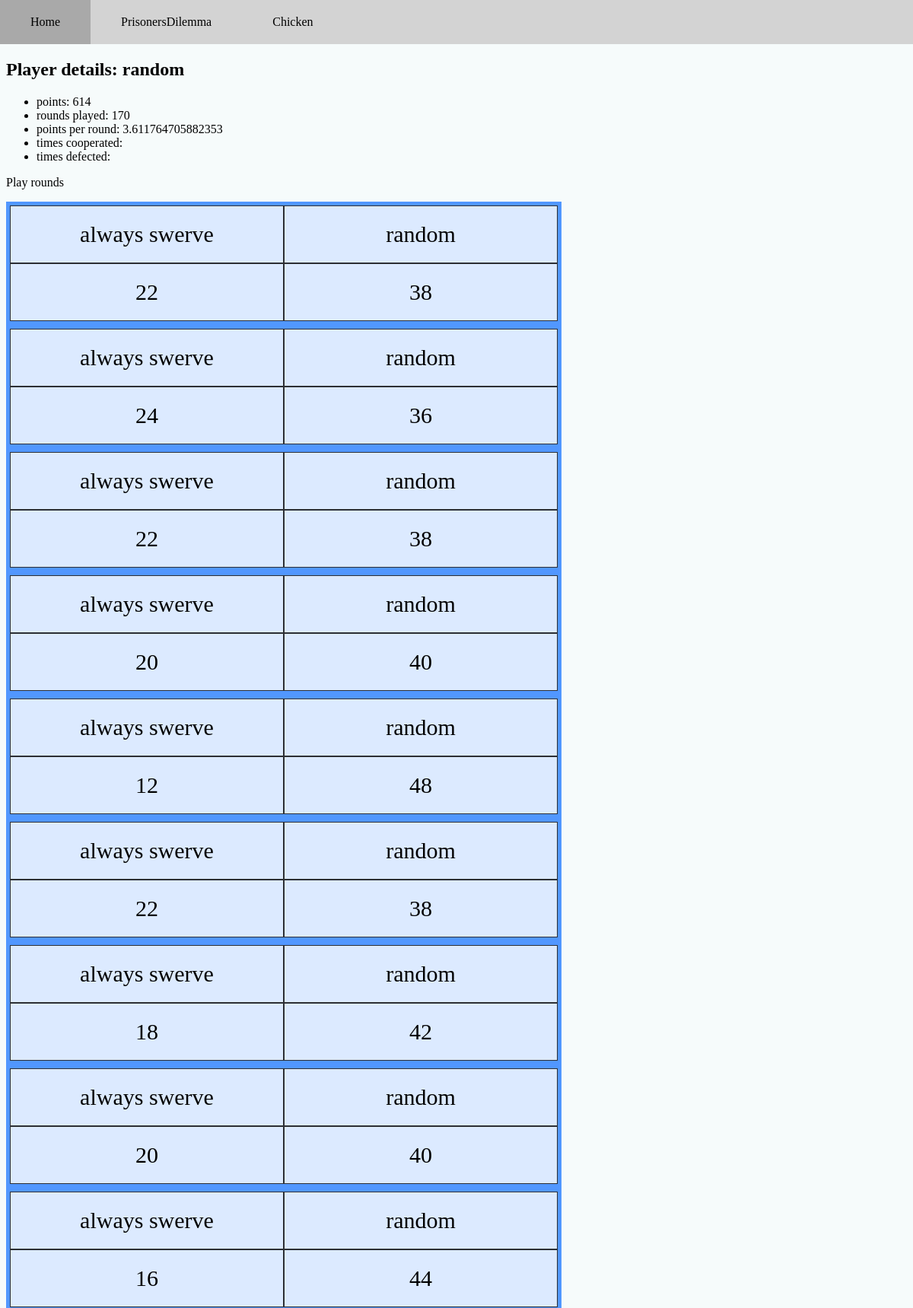
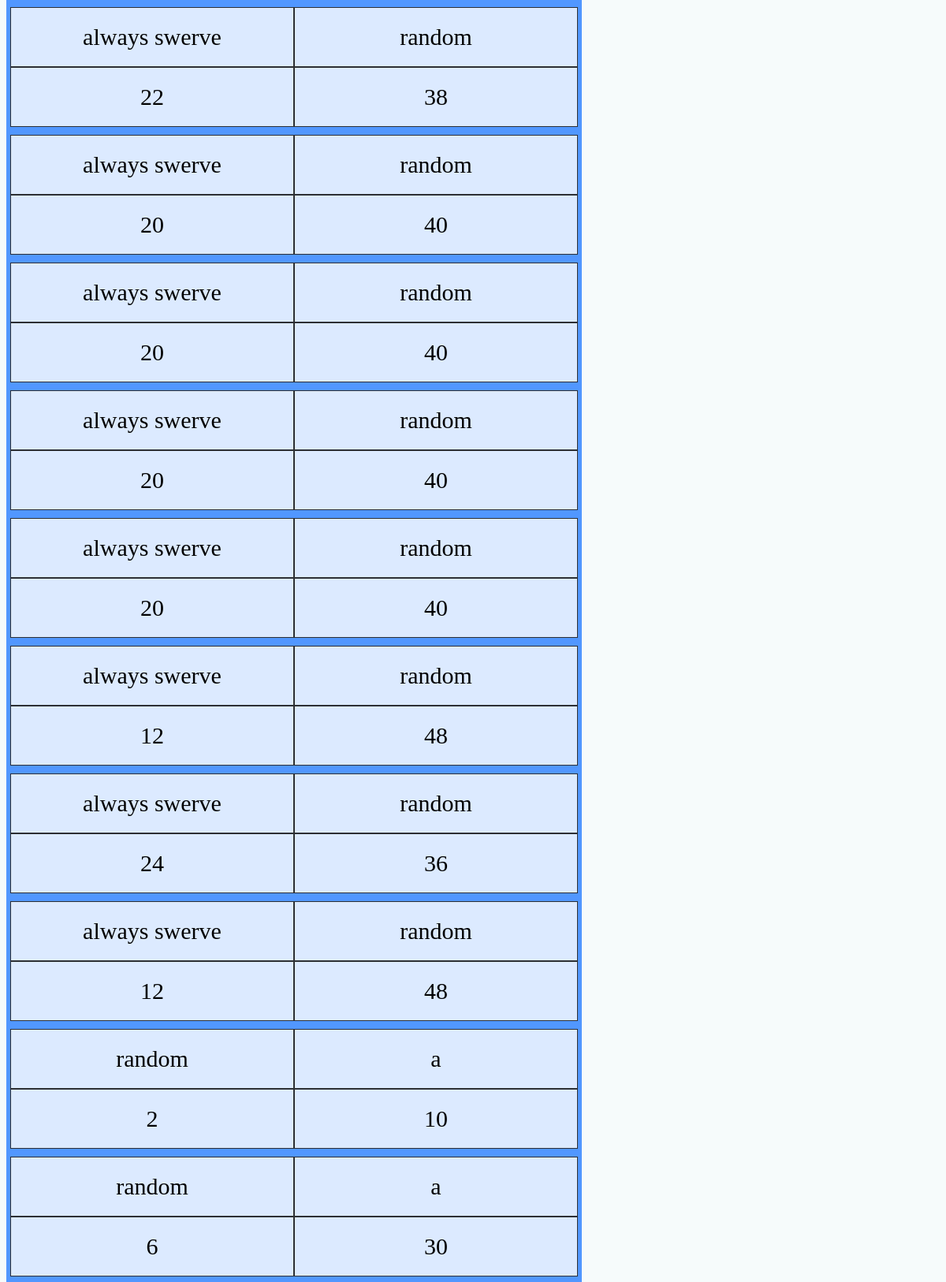
The page /games/playerDetail/17 (upper part) on the database its author committed (2 pictures, top to bottom).
### games/models.py (models this page shows, shortened)
class Player(models.Model):
    name = models.TextField(max_length=100, default="default")
    user = models.ForeignKey(User, related_name="players", on_delete=models.CASCADE)
    strategy = models.TextField(default="default")
    points = models.IntegerField(default=0)
    rounds_played = models.IntegerField(default=0)
    points_per_round = models.FloatField(default=0)
    game = models.ForeignKey(Game, related_name= 'players', on_delete=models.CASCADE)

class MatchSummary(models.Model):
    players = models.ManyToManyField(Player, related_name='matches')
    def getTotalPoints(self, player):
        total = 0
        for round in self.rounds.all():
            for playerPointPair in round.playerPointPairs.all():
                if(player == playerPointPair.player):
                    total += playerPointPair.points
        return total

class RoundData(models.Model):
    match = models.ForeignKey(MatchSummary, related_name='rounds', on_delete=models.CASCADE)

class PlayerPointPair(models.Model):
    round = models.ForeignKey(RoundData, related_name='playerPointPairs', on_delete=models.CASCADE)
    player = models.ForeignKey(Player, on_delete=models.CASCADE)
    points = models.IntegerField(default=0)
    move = models.TextField()

### games/views.py (the view)
# urls.py: path("playerDetail/<int:pk>", views.playerDetail.as_view(), name="playerDetail"),
class playerDetail(generic.DetailView):
    model = Player
    template_name = "games/playerDetail.html"

### games/templatetags/my_tags.py (called while the page is built)
@register.filter
def getTotalPoints(matchSummary, player):
    return matchSummary.getTotalPoints(player)

### games/templates/games/playerDetail.html (shortened to what this page needs)
{% extends 'registration/base.html' %}
{% block content %}
{% load my_tags %}
<h2>Player details: {{player.name}}</h2>
<ul>
    <li>points: {{player.points}}</li>
    <li>rounds played: {{player.rounds_played}}</li>
    <li>points per round: {{player.points_per_round}}</li>
    <li>times cooperated: {{player.timesC}}</li>
    <li>times defected: {{player.timesD}}</li>
</ul>
<a href= {% url "games:playRounds" player.id%}>Play rounds</a>
    {% for match in player.matches.all %}
    <a href={% url "games:matchDetail" match.pk %}>
        <div class="grid-container" id="grid-link">
            {% for player in match.players.all %}
                <div class="grid-item">{{player.name}}</div>
                <div class="grid-item">{{match|getTotalPoints:player}}</div>
            {% endfor %}
        </div>
    </a>
    {% endfor %}
{% endblock %}

### prisonersDilemnaWeb/static/css/style.css (style rules this page uses)
body { margin: 0; background-color: #f6fbfb; }
a { text-decoration: none; color: black; }
.grid-container { display: grid; grid-auto-flow: column; grid-template-rows: auto auto; grid-template-columns: repeat(2, max(50px, 30vw)); background-color: rgb(81, 151, 255); padding: 5px; width: max(100px, 60vw); }
.grid-item { background-color: rgba(255, 255, 255, 0.8); border: 1px solid rgba(0, 0, 0, 0.8); padding: 20px; font-size: 30px; text-align: center; }

### rows shown on the page
Player: name "random", points "614", rounds_played "170", points_per_round "3.611764705882353"
MatchSummary: id.player_id "22", id.player_id "38"
Player: name "always swerve"
MatchSummary: id.player_id "24", id.player_id "36"
MatchSummary: id.player_id "22", id.player_id "38"
MatchSummary: id.player_id "20", id.player_id "40"
MatchSummary: id.player_id "12", id.player_id "48"
MatchSummary: id.player_id "22", id.player_id "38"
MatchSummary: id.player_id "18", id.player_id "42"
MatchSummary: id.player_id "20", id.player_id "40"
MatchSummary: id.player_id "16", id.player_id "44"
MatchSummary: id.player_id "22", id.player_id "38"
MatchSummary: id.player_id "20", id.player_id "40"
MatchSummary: id.player_id "20", id.player_id "40"
MatchSummary: id.player_id "20", id.player_id "40"
MatchSummary: id.player_id "20", id.player_id "40"
MatchSummary: id.player_id "12", id.player_id "48"
MatchSummary: id.player_id "24", id.player_id "36"
MatchSummary: id.player_id "12", id.player_id "48"
MatchSummary: id.player_id "2", id.player_id "10"
Player: name "a"
MatchSummary: id.player_id "6", id.player_id "30"
